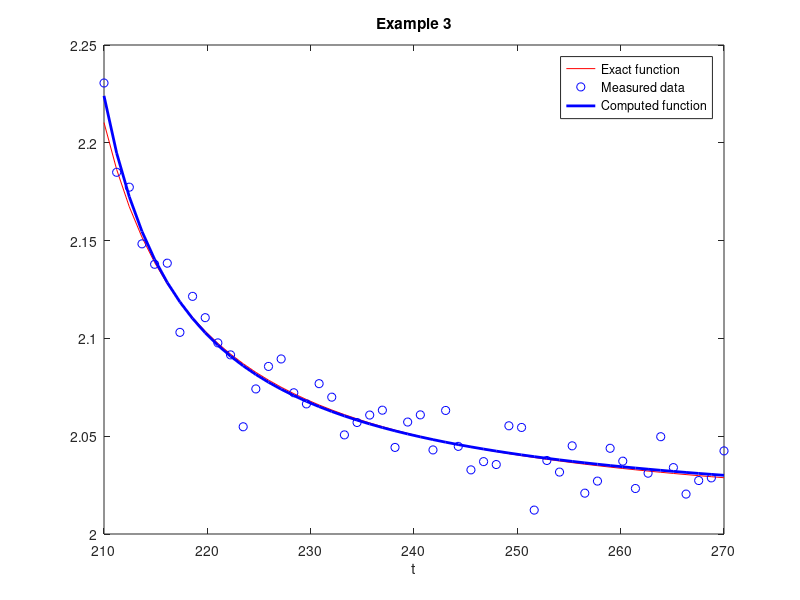

Source code (MATLAB):
close all
%genererar högerleden
A=1;
E=1;
T0 =200;

%  genererar data punkter
t = linspace(210,270,50);

% genererar exakt funktion i data punkter

vikt = 0.5;

b = (A*exp(E*(1./(t-T0))))/vikt;


% genererar observationer  med random brus

brus = 0.01;
rhs =  b + brus*randn(size(t));


%init gissning: fint gissning
%x0 = [A,E,T0];

%init gissning
x0 = [1,1,1];

%definition av funktion som vi vill anpassa till mätningar i rhs
fun = @(x)(x(1)*exp(x(2)*(1./(t-x(3)))))/vikt - rhs;

% lower band  för A,E,T0
lb = [1/2,1/2,0.0];

% upper bound för A,E,T0
ub = [2.0,3.0,400.0];

x = lsqnonlin(fun,x0,lb,ub)
%x = lsqnonlin(fun,x0)
  
figure

  plot(t,b,'r-', t,rhs, 'b o',t,fun(x)+rhs,'b -','LineWidth',2)
xlabel('t')
  legend('Exact function','Measured data','Computed function')
  title('Example 3')
